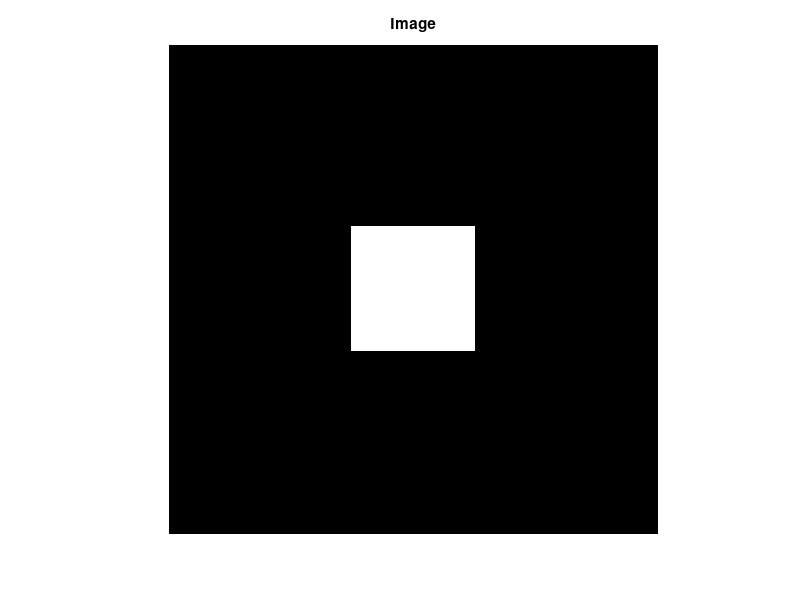
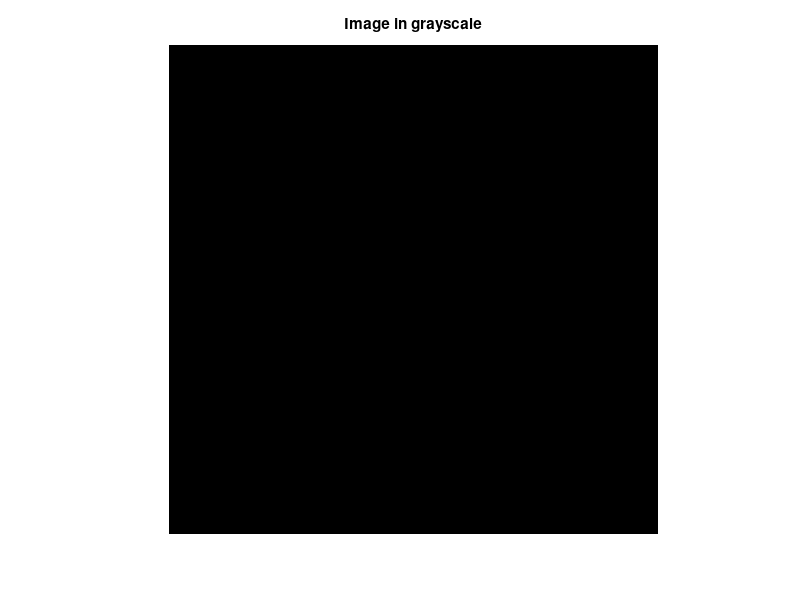
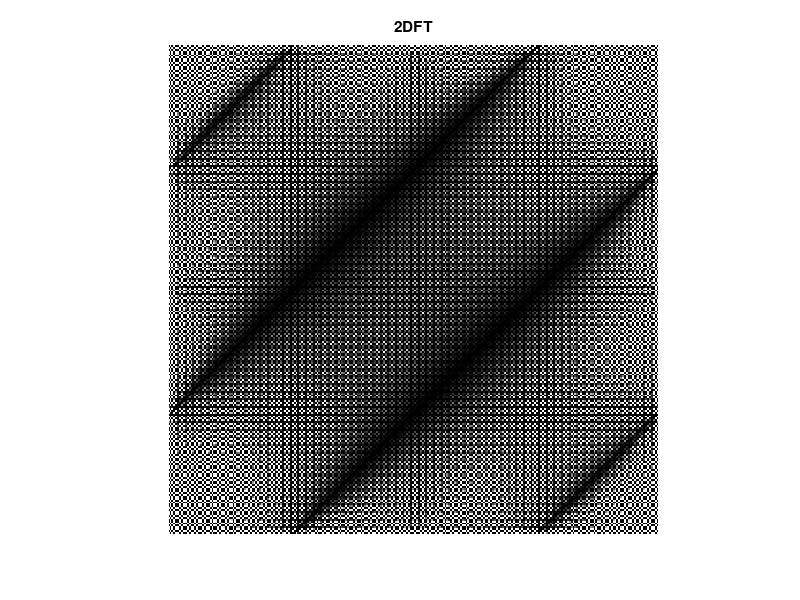
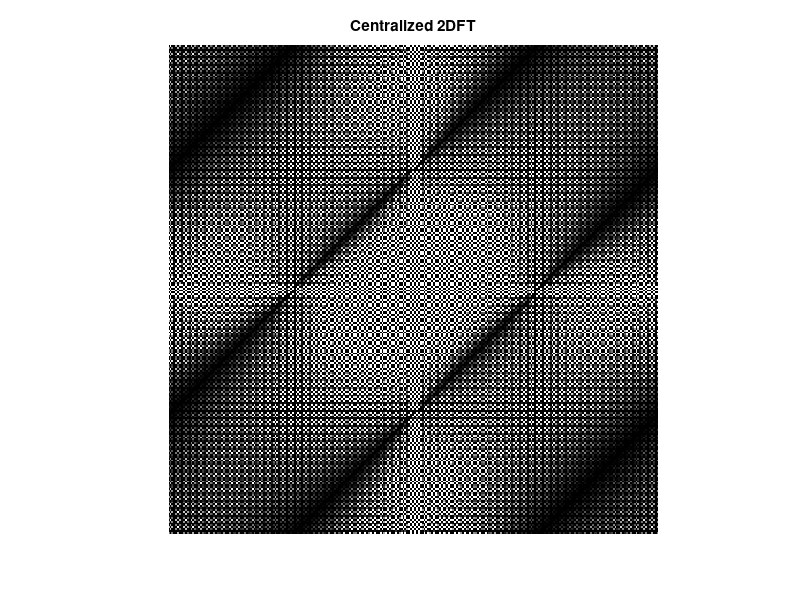

The MATLAB source for these figures, in order: (Note: this script raises an error after producing the figures.)
clear all
close all
clc

%% 1
M = 256;
m = 64;
im = zeros(M,M);
im(M/2-m/2:M/2+m/2,M/2-m/2:M/2+m/2) = 1;
figure, imshow(im), title('Image')
figure, imshow(im,[0 255]) %image all black bcz 1 is close to 0 in gray level
title('Image in grayscale')

%% 2
clc
close all
imf = fft2(im);
figure, imshow(imf)
title('2DFT')
imf = fftshift(imf);
figure, imshow(imf)
title('Centralized 2DFT')
figure, imshow(abs(imf)) %abs bcz 2DFT is complex
title('Absolute Centralized 2DFT')

%% 3
% image can be rescaled by dividing by the maximum number, thus all values
% will be between 0 and 1
fftshow(imf)
title('Log Centralized Rescaled 2DFT')
fftshow(imf,'abs')
title('Abs Centralized Rescaled 2DFT')

%% 4
figure, mesh(abs(imf))

%% 5
clc
close all
ima = zeros(256,256);
%imb = zeros(256,256);
imc = zeros(256,256);
imd = zeros(256,256);
ime = eye(256,256);
ima(64:84,:) = 1;
imb = fliplr(ima');
imc(130:150,:) = 1;
imd(64:104,:) = 1;

%% 6
clc
close all
fftshow(fft2(ima)), title('Fourier a')
fftshow(fft2(imb)), title('Fourier b')
fftshow(fft2(imc)), title('Fourier c')
fftshow(fft2(imd)), title('Fourier d')
fftshow(fft2(ime)), title('Fourier e')

%% 9
clc
close all
clear all

im = checkerboard;
figure, imshow(im), title('Checkerboard Image')
imf = fft2(im);
imf = fftshift(imf);
fftshow(imf), title('Checkerboard Fourier')
mesh(abs(imf))